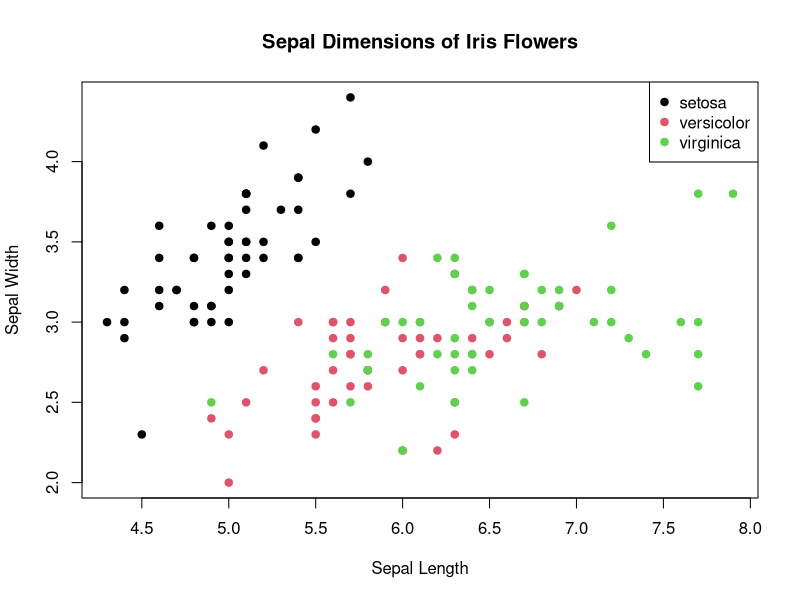

Generate this figure with R:
## ---- chunk 1

# Example: A simple scatter plot using the iris dataset
plot(iris$Sepal.Length, iris$Sepal.Width,
     main = "Sepal Dimensions of Iris Flowers",
     xlab = "Sepal Length",
     ylab = "Sepal Width",
     col = iris$Species,
     pch = 19)
legend("topright", legend = levels(iris$Species), col = 1:3, pch = 19)

